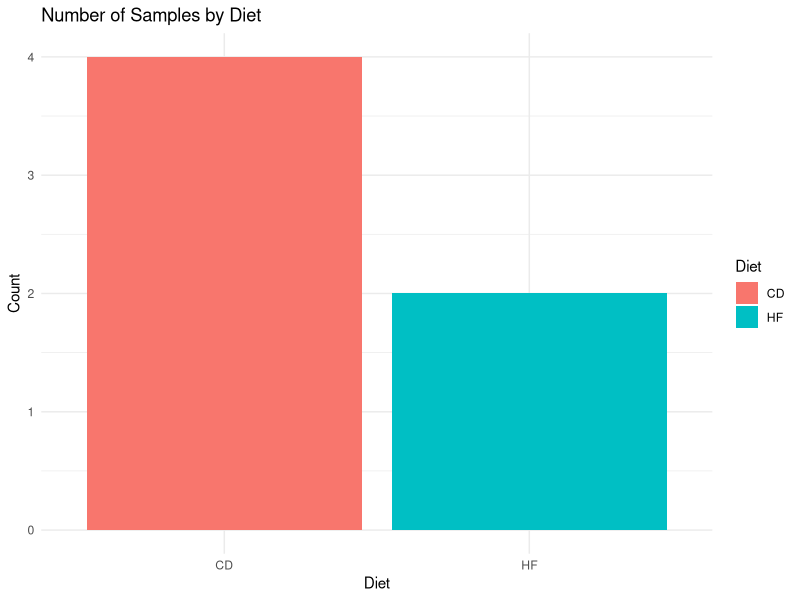
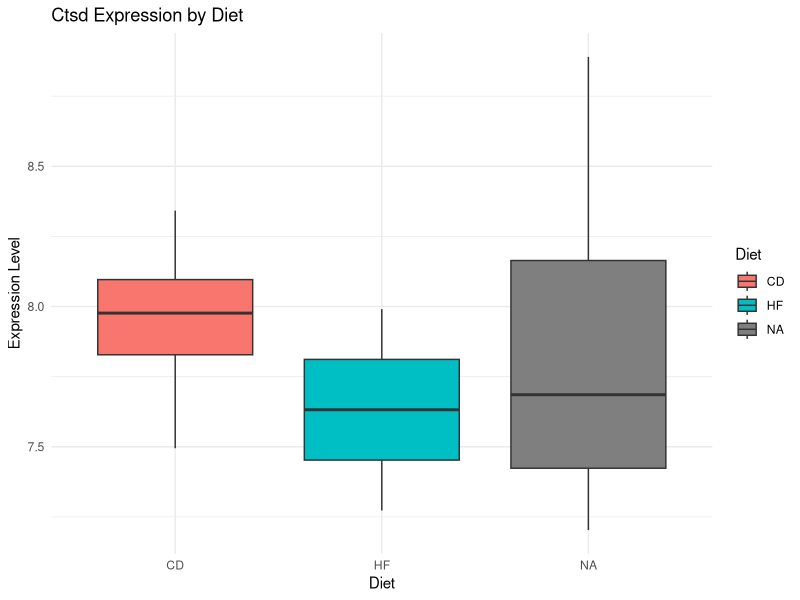
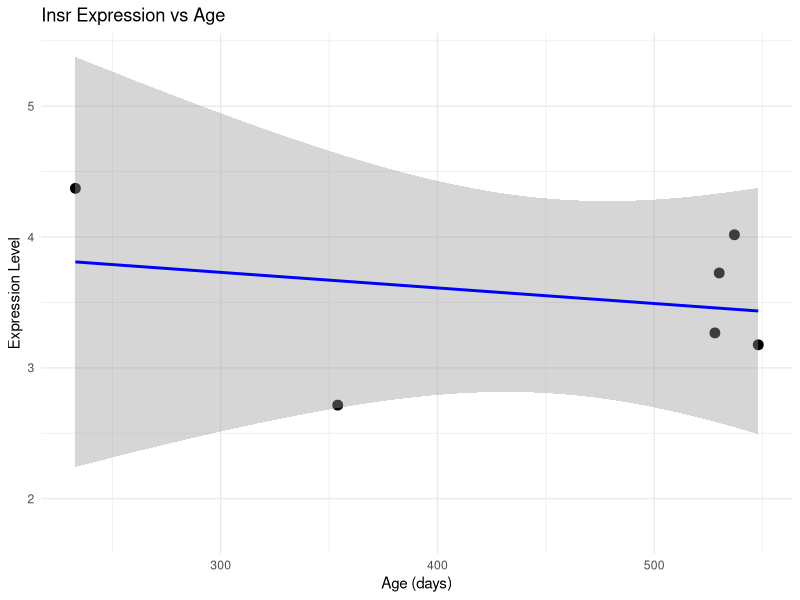
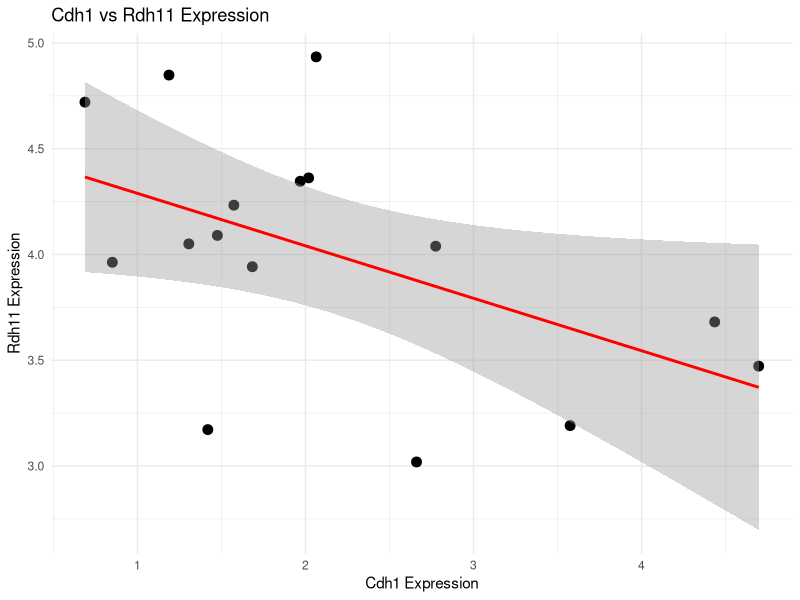
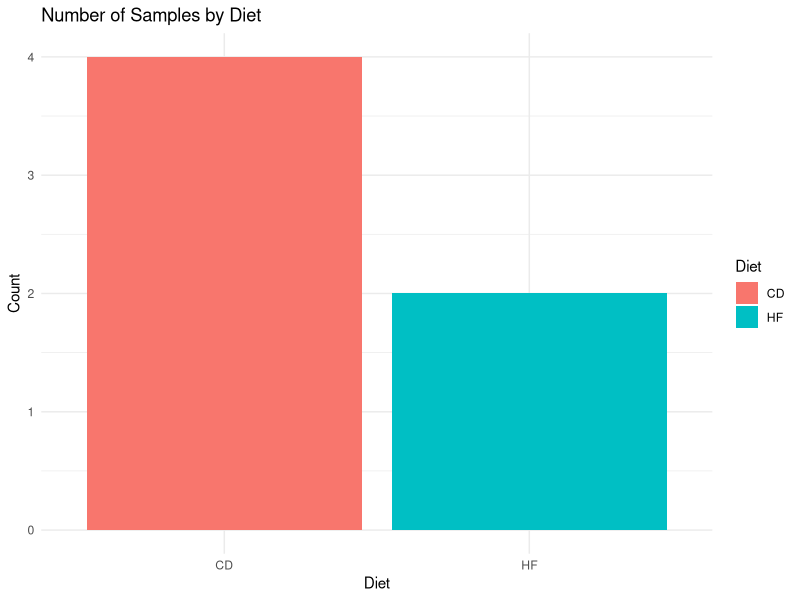

Here is the R script that generated these plots, in order:
## ---- chunk 1
knitr::opts_chunk$set(echo = TRUE, message = FALSE, warning = FALSE)
## ---- chunk 2
library(tidyverse)
library(ggplot2)

## ---- chunk 3

metadata <- read.table(
  "mRNA_PhenoT.txt",
  sep = "\t",
  header = TRUE,
  row.names = 1,
  stringsAsFactors = FALSE
)


counts <- read.table(
  "counts.txt",
  sep = "\t",
  header = TRUE,
  row.names = 1,
  stringsAsFactors = FALSE)


## ---- chunk 4

head(metadata)

head(counts) ## this example has processed data

dim(metadata)

dim(counts)

## ---- chunk 5

New_metadata <- metadata %>% select(Age, Diet, Sex)

##note the %>% symbol. It helps to combine multiple functions, and avoids mentioning the input and outputs multiple times. 
## output of the function/dataframe before a %>% is the input to the function/dataframe after %>%.

## ---- chunk 6

##How many samples have the 'HF' diet

HF_diet_samples <- metadata %>% filter(Diet == "HF")
length(rownames(HF_diet_samples)) #nrow


##How many samples have age > 400 days

AgeOver400 <- metadata %>% filter(Age > 400)
length(rownames(AgeOver400))


##How many samples have 'HF' diet and age > 400 days


MultipleConditions <- metadata %>% filter(Diet == 'HF' & Age > 400)
length(rownames(MultipleConditions))


##if you find these tasks easy, for an extra challenge, you may want to try to filter the counts matrix to include only the samples that meet criteria for each of the above metadata conditions.
##so 3 counts matrix in the end :)
##feel free to search online
## ---- chunk 7

metadata <- metadata %>% mutate(Age_in_Years = Age/365) %>% head()

head(metadata) ##it should have 5 columns now

## ---- chunk 8
##We can know the number of samples for each kind of diet and also the mean age of the samples belonging to each diet.

metadata %>% 
  group_by(Diet) %>% 
  summarize(Mean_Age = mean(Age),
            Sample_Count = n())

## ---- chunk 9

##using metadata

ggplot(metadata, aes(x = Diet, fill = Diet)) +   ##if nothing is mentioned to display on the y-axis, geom_bar assumes it is 'counts'
  geom_bar() + ## this layer tells ggplot2 which kind of plot you want - barplot/ scatter plot / - you can explore the different geoms
  labs(title = "Number of Samples by Diet",
       y = "Count") +  ##try to change the axis titles of your interest
  theme_minimal()  ##you can explore different types of themes


##TODO: you can try to plot the number of samples with ages below and above 400

###To save this plot to a file, you can use the ggsave function. This function can save the plot in several different formats (e.g., pdf, jpeg, png, svg). Further, it allows you to specify the size you’d like for the height and width of the plot as well as the plot resolution.

##Assing the plot to an object and then save that
SamplesPerDiet <- ggplot(metadata, aes(x = Diet, fill = Diet)) +  
    geom_bar() + 
    labs(title = "Number of Samples by Diet",
         y = "Count") + 
    theme_minimal()  

ggsave(SamplesPerDiet, 
       filename = "SamplesPerDiet.pdf",
       device = "pdf",
       height = 6, width = 5, units = "in")
#### for all the plots that follow, try saving them in different formats

## ---- chunk 10

##You can usually achieve this using the processed counts matrix you will receive from INF, or process yourself using an INF approved pipeline.

##Let us first select the counts matrix for a gene of interest (Ctsd):

ctsd_tidy <- counts %>%
  as.data.frame() %>%
  rownames_to_column("Gene") %>%
  filter(Gene == c("Ctsd")) %>%
  select(-Gene) %>%
  t() %>%  # Transpose to make samples as rows
  as.data.frame() %>%
  rename(Ctsd = V1) %>%
  tibble::rownames_to_column("Sample")

##in case you want to select expression of multiple genes:
# Genes of interest
#genes_of_interest <- c("Ctsd", "Tmem119", "Apoe", "P2ry12")

# Filter and keep in wide format (samples × genes)
#selected_genes_wide <- counts %>%
  #as.data.frame() %>%
 # rownames_to_column("Gene") %>%
 # filter(Gene %in% genes_of_interest) %>%
 # tibble::column_to_rownames("Gene") %>%  # Optional: keep genes as rownames
 # t() %>%                                 # Transpose to have samples as rows
 # as.data.frame()        



##when we want combine two dataframes we have to take care that they include a common column which can be used for merging.
##This is needed because we want data for plotting from both the metadata and counts data

##for this let us filter our counts matrix for the gene we are interested in
##Let us add the column 'Sample' to the metadata like we have in the counts data using what we learned about adding metadata in the previous steps

metadata <- metadata %>% mutate(Sample = rownames(metadata))
head(metadata)
##NOTE: There are also ways to implement this without merging the counts data with metadata, but here we implement the technique with merging


# Merge with metadata
ctsd_counts_with_meta <- left_join(ctsd_tidy, metadata, by = "Sample")
head(ctsd_counts_with_meta)


# Boxplot of Gene_CDH1 by Diet
ggplot(ctsd_counts_with_meta , aes(x = Diet, y = Ctsd, fill = Diet)) +
  geom_boxplot() +
  labs(title = "Ctsd Expression by Diet",
       y = "Expression Level") +
  theme_minimal()

###TODO:check other genes like Rdh11, Cd81, Fabp2 if they have a different expression with diet in these mice, or any other gene of your choice.
###TODO: you can also do a t-test to check if the median expression of the gene in the two diets is significantly different, the result of t-test can be displayed on the plot, check how to do this and try for yourself.
### Hint: look for help of the stats:: package
## ---- chunk 11

##Let us first select the counts matrix for a gene of interest (Insr):

insr_tidy <- counts %>%
  as.data.frame() %>%
  rownames_to_column("Gene") %>%
  filter(Gene == c("Insr")) %>%
  select(-Gene) %>%
  t() %>%  # Transpose to make samples as rows
  as.data.frame() %>%
  rename(Insr = V1) %>%
  tibble::rownames_to_column("Sample")

Insr_counts_with_meta <- left_join(insr_tidy, metadata, by = "Sample")
head(ctsd_counts_with_meta)

ggplot(Insr_counts_with_meta, aes(x = Age, y = Insr)) +
  geom_point(size = 3) +   ##can you try to change the color and size of the point
  geom_smooth(method = "lm", color = "blue") +  ## can you check what is the meaning of ?lm in this
  labs(title = "Insr Expression vs Age",
       x = "Age (days)",
       y = "Expression Level") +
  theme_minimal()

# Pearson correlation test
cor.test(Insr_counts_with_meta$Age, Insr_counts_with_meta$Insr, method = "pearson")

##what did you find?, is Insr positively or negatively correlated with age?
##Can you explain what the shaded region shows?

## ---- chunk 12

##Let's create a counts matrix with expression of Cdh1 and Tp53
genes_of_interest <- c("Cdh1", "Rdh11")

# Filter and keep in wide format (samples × genes)
counts_two_genes <- counts %>%
  as.data.frame() %>%
  rownames_to_column("Gene") %>%
  filter(Gene %in% genes_of_interest) %>%
  tibble::column_to_rownames("Gene") %>%  # Optional: keep genes as rownames
  t() %>%                                 # Transpose to have samples as rows
  as.data.frame() %>%
  tibble::rownames_to_column("Sample")       

counts_two_genes_with_meta <- left_join(counts_two_genes, metadata, by = "Sample")
head(counts_two_genes_with_meta)

ggplot(counts_two_genes_with_meta, aes(x = Cdh1, y = Rdh11)) +
  geom_point(size = 3) +
  geom_smooth(method = "lm", color = "red") +
  labs(title = "Cdh1 vs Rdh11 Expression",
       x = "Cdh1 Expression",
       y = "Rdh11 Expression") +
  theme_minimal()

# Spearman correlation (no linearity assumption)
cor.test(counts_two_genes_with_meta$Cdh1, counts_two_genes_with_meta$Rdh11, method = "spearman") ## when we cannot assume that the relationship between two the variables we want to correlate, is linear, then we use 'Spearman' correlation. Read when do we use pearson correlation.

##TODO: How can you display the correlation value on the ggplot2?

## ---- chunk 13
##Follow the below steps to try this exercise:
#1. Check if you have the required package: library(readxl). If not, then: install.packages("readxl")
#2. Use the helper readxl_example() with no arguments to list excel sheet examples within this function. (Practically you will have your own excel sheet)
#3. The function we are looking for here is: read_excel() that reads both xls and xlsx files and detects the format from the extension.
#4. If you are loading from one of the example sheets use: xlsx_example <- readxl_example("datasets.xlsx"); else if you are importing from your local computer use the function read_excel(). To check what parameters the function needs, use ?read_excel()
#5. Since we are using an example sheet datasets.xlsx here, do this: read_excel(xlsx_example)
#6. List the sheet names using the function excel_sheets(). How many sheets are there?
#7. There are various ways to control which cells are read. You can even specify the sheet here, if providing an Excel-style cell range. Can you read in the mtcars sheet ? :)
#8. Which function should be used to save an excel sheet? can you find out and try to prepare an excel sheet, with sheet 1 as mtcars, sheet 2 as the counts matrix from the exercise above, and sheet 3 as the metadata table from the exercise above.

## ---- chunk 14

sessionInfo()
